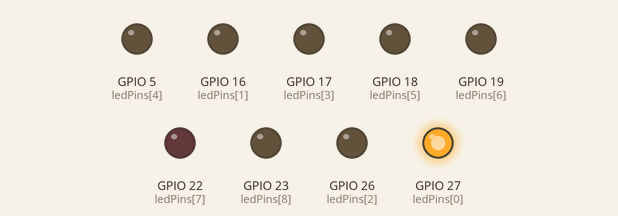
Simulated run of this sketch. Board: ESP32. On the bench: output pins drawn as LEDs (lit = HIGH).

Above: at 0.2 s.
At 1.2 s:
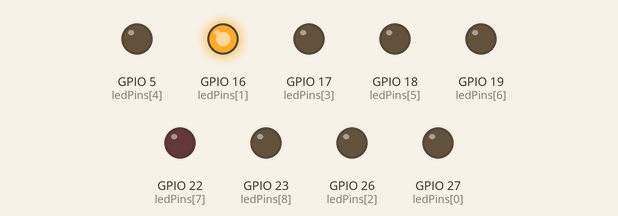
At 3.2 s:
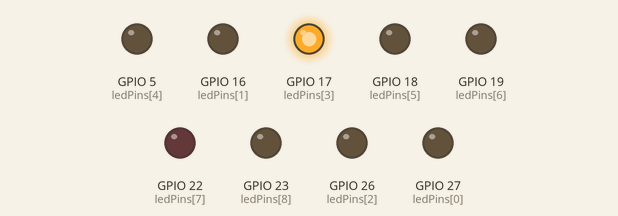
At 5.7 s:
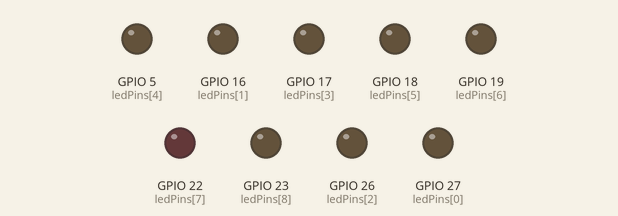
At 8.2 s:
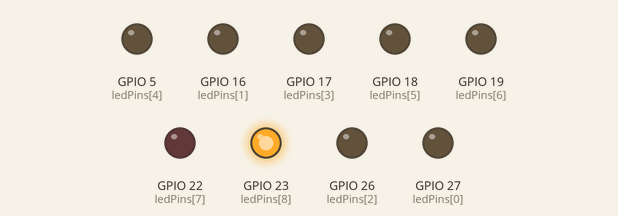
At 11.2 s:
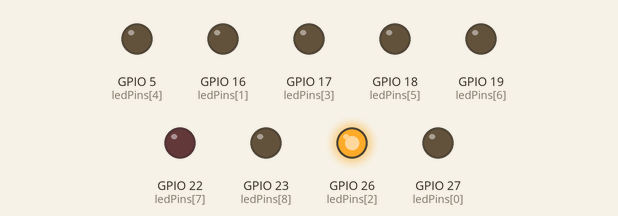
Timing chart, 0 to 11.7 s (numbered marks = the images above):
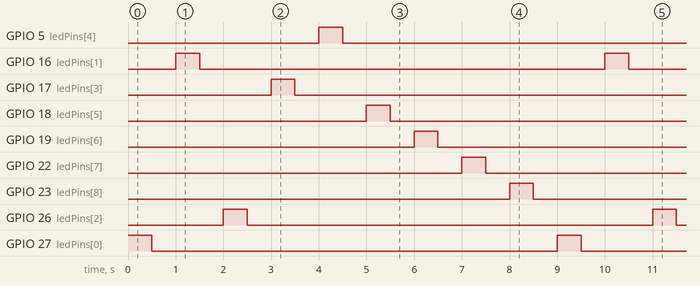

Measured:
- by itself, GPIO 5 (ledPins[4]), GPIO 16 (ledPins[1]), GPIO 17 (ledPins[3]), GPIO 18 (ledPins[5]), GPIO 19 (ledPins[6]), GPIO 22 (ledPins[7]), GPIO 23 (ledPins[8]), GPIO 26 (ledPins[2]), GPIO 27 (ledPins[0]): alternates HIGH for 0.50 s and LOW for 8.5 s
- by itself, everything shown: repeats every 9.0 s, in 18 steps

The sketch:

sketch.ino
```cpp
const int ledPins[] = {27,16,26,17,5,18,19,22,23};
const int numleds = sizeof(ledPins) / sizeof(ledPins[0]);
const int espera = 500;

void setup() {
  for (int i=0; i < numleds;i++) {
    pinMode(ledPins[i], OUTPUT);
  }
}

void loop() {
  for (int i = 0; i < numleds; i++) {
    digitalWrite(ledPins[i], HIGH);
    delay(espera);
    digitalWrite(ledPins[i], LOW);
    delay(espera);
  }
}
```
